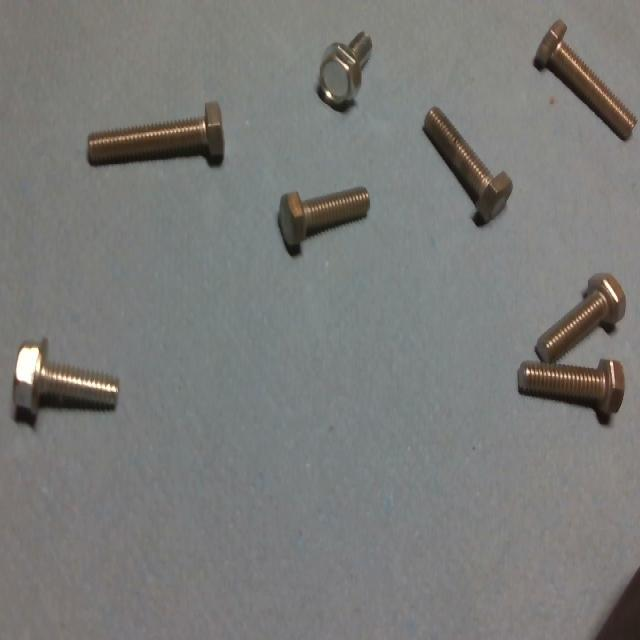
#> input picture Cópia de img1.jpg, 640 x 640 px
$ python -i desafio1.py   (imports and definitions only)
#> lines starting #> are read from the running program, lines starting #| are printed output that depends on the picture; after the words box and inside, x2 and y2 are one past the last pixel; in counts of white or black regions, pixels touching at a corner belong together
#> further down, picture is the input picture: shape (640, 640, 3); mean B, G, R 120.2, 122.5, 122.1
# -*- coding: utf-8 -*-

import cv2
import matplotlib.pyplot as plt
import numpy as np
import streamlit as st

# [8 lines not run here, left out]

def binarizacao_otsu(img):
  print("Binarização")
  img_rgb = cv2.cvtColor(img, cv2.COLOR_BGR2RGB)
  img_gray = cv2.cvtColor(img_rgb, cv2.COLOR_RGB2GRAY)

  gray_blur = cv2.GaussianBlur(img_gray, (5, 5), 0)
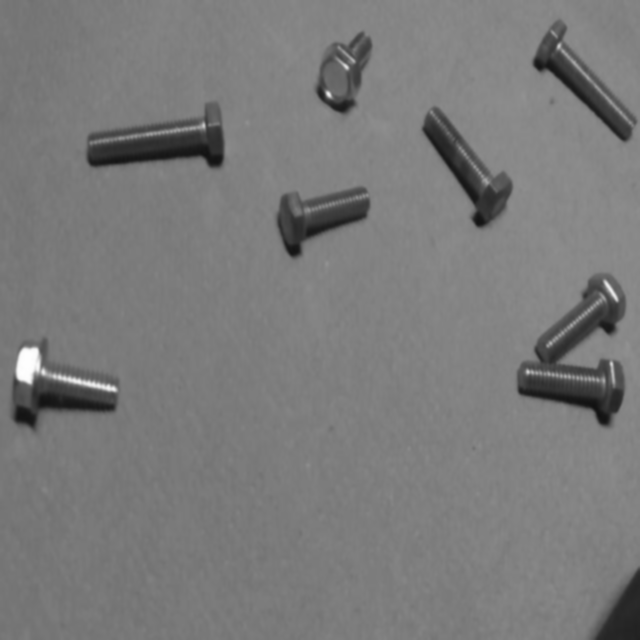
#> gray_blur: shape (640, 640); min 17, max 254, mean 122.1

  kernel_fundo = cv2.getStructuringElement(cv2.MORPH_ELLIPSE, (71, 71))
  fundo = cv2.morphologyEx(gray_blur, cv2.MORPH_CLOSE, kernel_fundo)
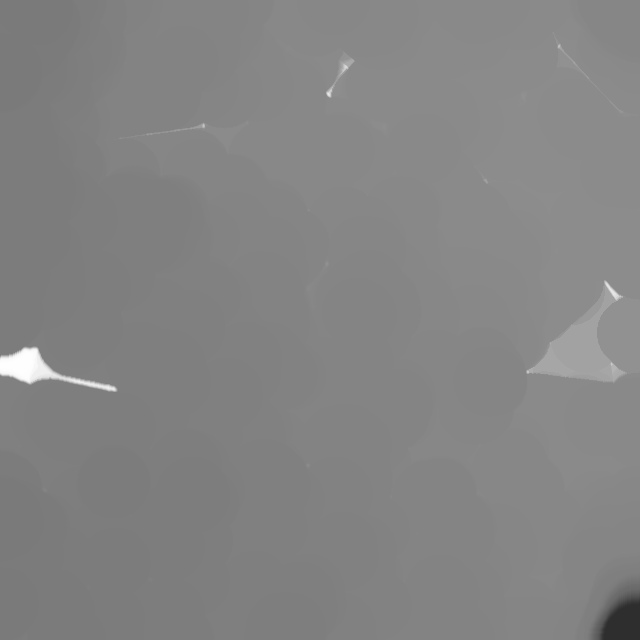
#> fundo: shape (640, 640); min 46, max 254, mean 131.9
  corrigida = cv2.divide(gray_blur, fundo, scale=255)
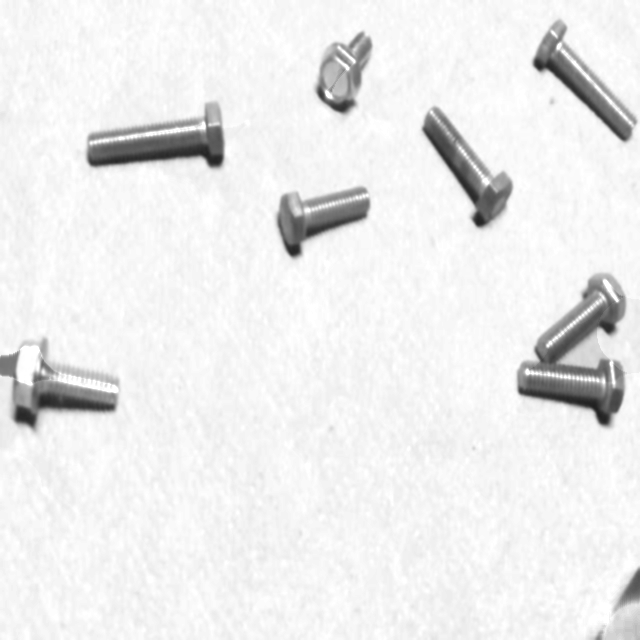
#> corrigida: shape (640, 640); min 32, max 255, mean 236.5

  _, binaria = cv2.threshold(corrigida,0,255,cv2.THRESH_BINARY_INV + cv2.THRESH_OTSU)
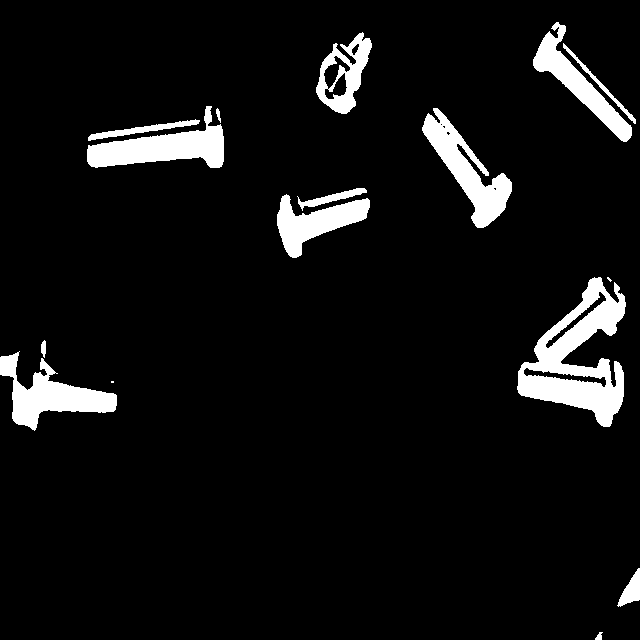
#> binaria: shape (640, 640); 6.8% white; 16 white regions (2 under 20 px), largest, box (x1, y1, x2, y2) and area: (517, 277, 626, 427) 7285, (87, 106, 224, 168) 3834, (422, 108, 512, 228) 3695

  # remover canto inferior direito
  altura, largura = binaria.shape
#> altura = 640; largura = 640
  binaria[altura-70:altura,largura-70:largura] = 0
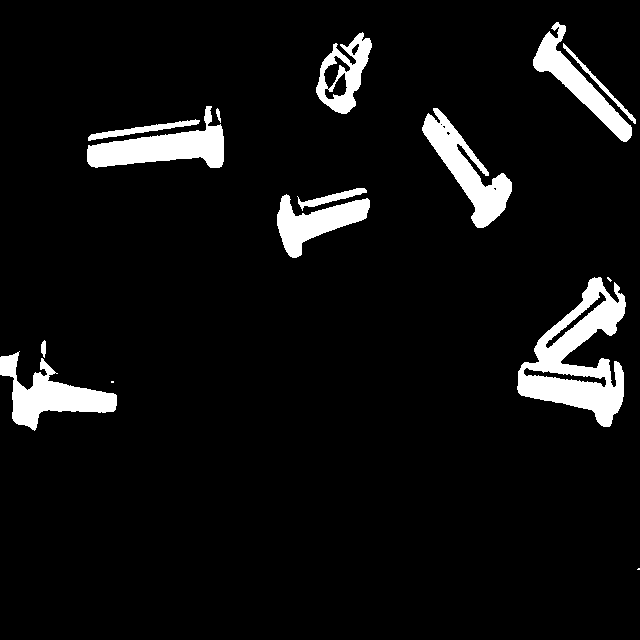
#> binaria: shape (640, 640); 6.7% white; 15 white regions (3 under 20 px), largest, box (x1, y1, x2, y2) and area: (517, 277, 626, 427) 7285, (87, 106, 224, 168) 3834, (422, 108, 512, 228) 3695

  #mostrar a imagem original e a do otsu
  plt.figure(figsize=(15,10))

  plt.subplot(1,3,1)
  plt.imshow(img_rgb)
  plt.axis("off")
  plt.title("Imagem - Original")

  plt.subplot(1,3,2)
  plt.imshow(corrigida)
  plt.axis("off")
  plt.title("Imagem - corrigida")

  plt.subplot(1,3,3)
  plt.imshow(binaria)
  plt.axis("off")
  plt.title("Imagem - Binarizada binaria")

  plt.show()

  return binaria

# [256 lines left out: functions morfológicas, watershed, labels, contornos, contornos_debug, contornos_validos, not called in this run]

import cv2
real = [8, 1, 4, 2, 10]

detectado = []

#comentado para upload
#pegar images dos arquivos aqui do colab
# imagens = [
#     'images/img1.jpg',
#     'images/img2.jpg',
#     'images/img3.jpg',
#     'images/img4.jpg',
#     'images/img5.jpg'
# ]

#for imagem in imagens:

######### upload
# [36 lines not run here, left out]

#Métricas:

import numpy as np

# [29 lines of commented-out code are left out]

>>> import cv2
>>> picture = cv2.imread('Cópia de img1.jpg')
>>> result = binarizacao_otsu(picture)

$ run again, on Cópia de img2.jpg
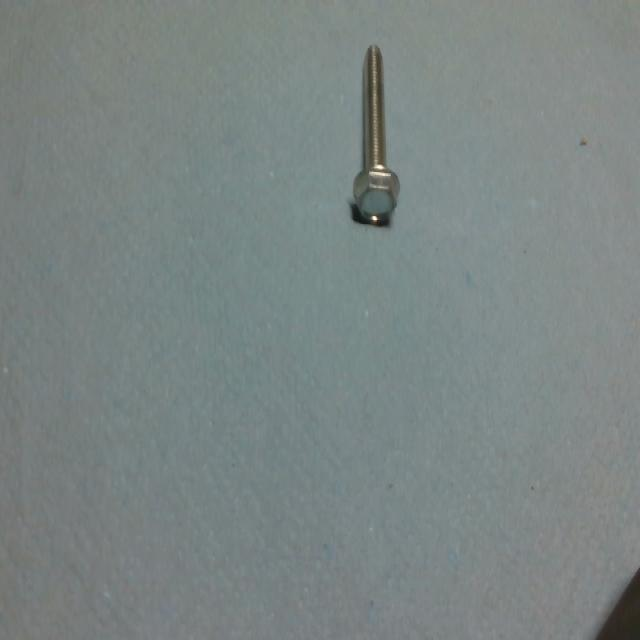
#> input picture Cópia de img2.jpg, 640 x 640 px
#> picture is the input picture: shape (640, 640, 3); mean B, G, R 131.6, 132.9, 123.1
#> in binarizacao_otsu, `binaria[altura-70:altura,largura-70:largura] = 0`:
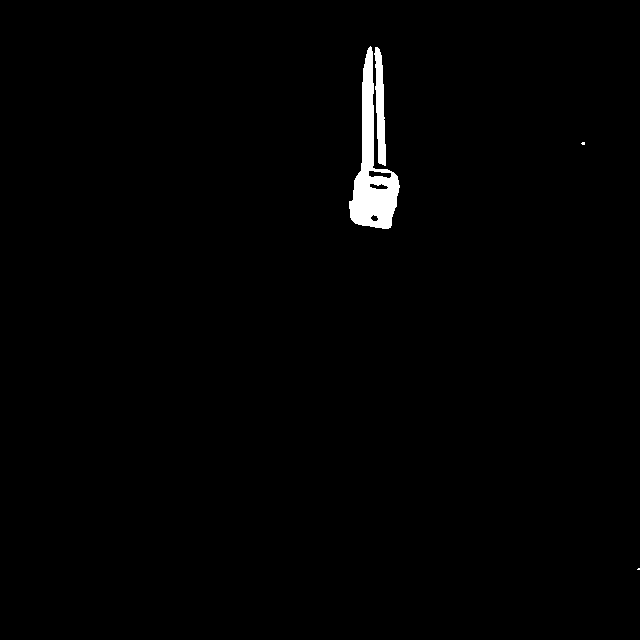
#> binaria: shape (640, 640); 1.1% white; 4 white regions (2 under 20 px), largest, box (x1, y1, x2, y2) and area: (349, 46, 400, 229) 3610, (374, 47, 386, 166) 884
#> in binarizacao_otsu, `plt.show()`:
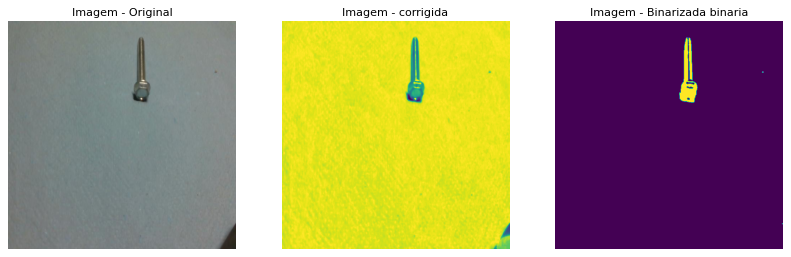
#> figure drawn by matplotlib, 3 panels

$ run again, on Cópia de img3.jpg
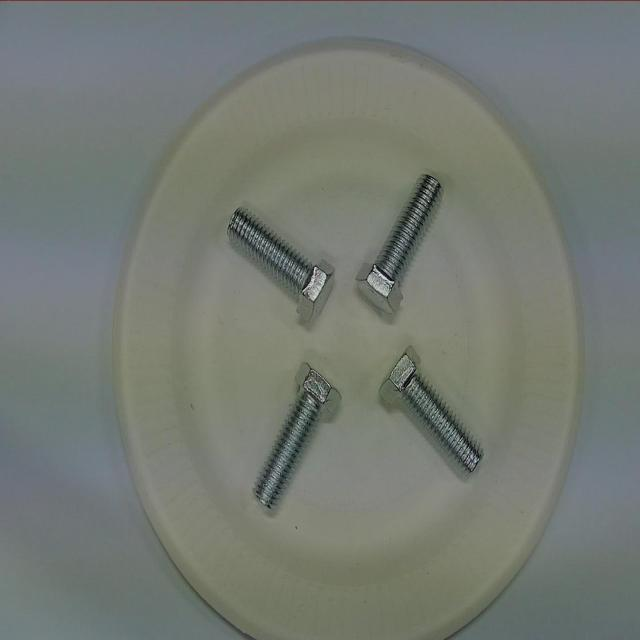
#> input picture Cópia de img3.jpg, 640 x 640 px
#> picture is the input picture: shape (640, 640, 3); mean B, G, R 115.3, 122, 116.5
#> in binarizacao_otsu, `_, binaria = cv2.threshold(corrigida,0,255,cv2.THRESH_BINARY_INV + cv2..`:
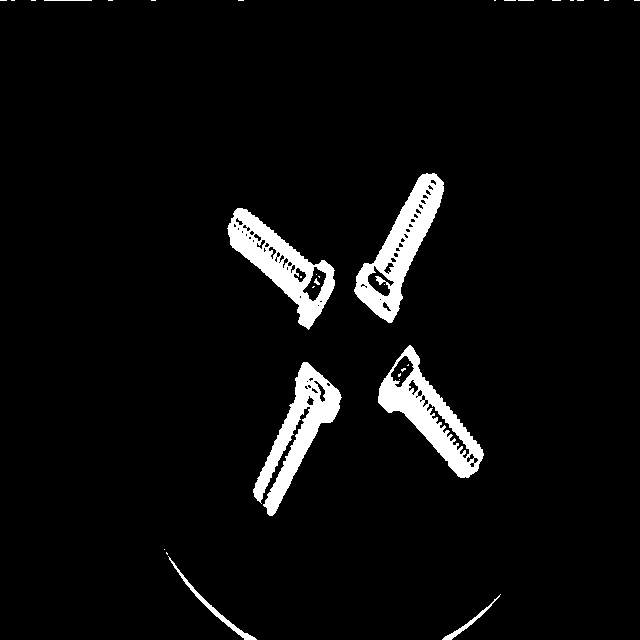
#> binaria: shape (640, 640); 4.7% white; 33 white regions (25 under 20 px), largest, box (x1, y1, x2, y2) and area: (354, 173, 444, 323) 4703, (253, 362, 342, 516) 4576, (378, 345, 484, 478) 4502
#> in binarizacao_otsu, `plt.show()`:
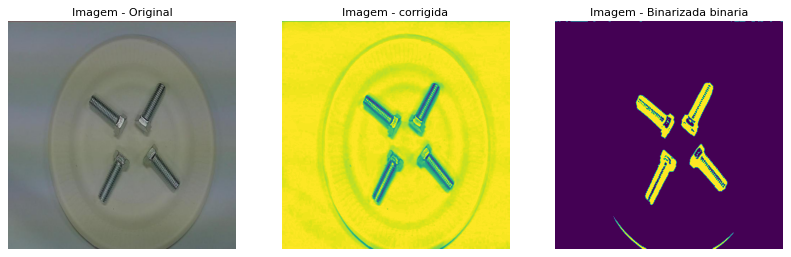
#> figure drawn by matplotlib, 3 panels

$ run again, on Cópia de img4.jpg
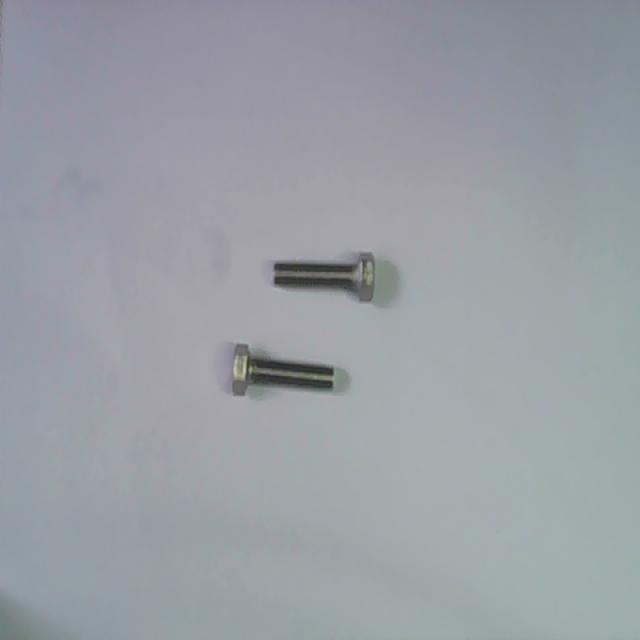
#> input picture Cópia de img4.jpg, 640 x 640 px
#> picture is the input picture: shape (640, 640, 3); mean B, G, R 165.1, 158.5, 153.9
#> in binarizacao_otsu, `_, binaria = cv2.threshold(corrigida,0,255,cv2.THRESH_BINARY_INV + cv2..`:
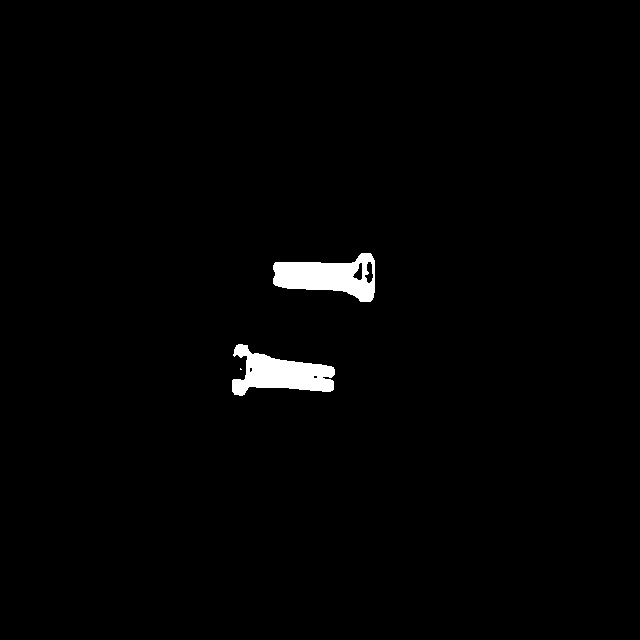
#> binaria: shape (640, 640); 1.4% white; 3 white regions (1 under 20 px), largest, box (x1, y1, x2, y2) and area: (273, 253, 375, 302) 2963, (232, 344, 335, 396) 2926
#> in binarizacao_otsu, `plt.show()`:
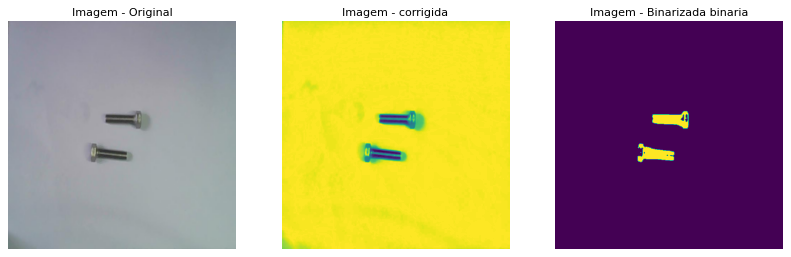
#> figure drawn by matplotlib, 3 panels
